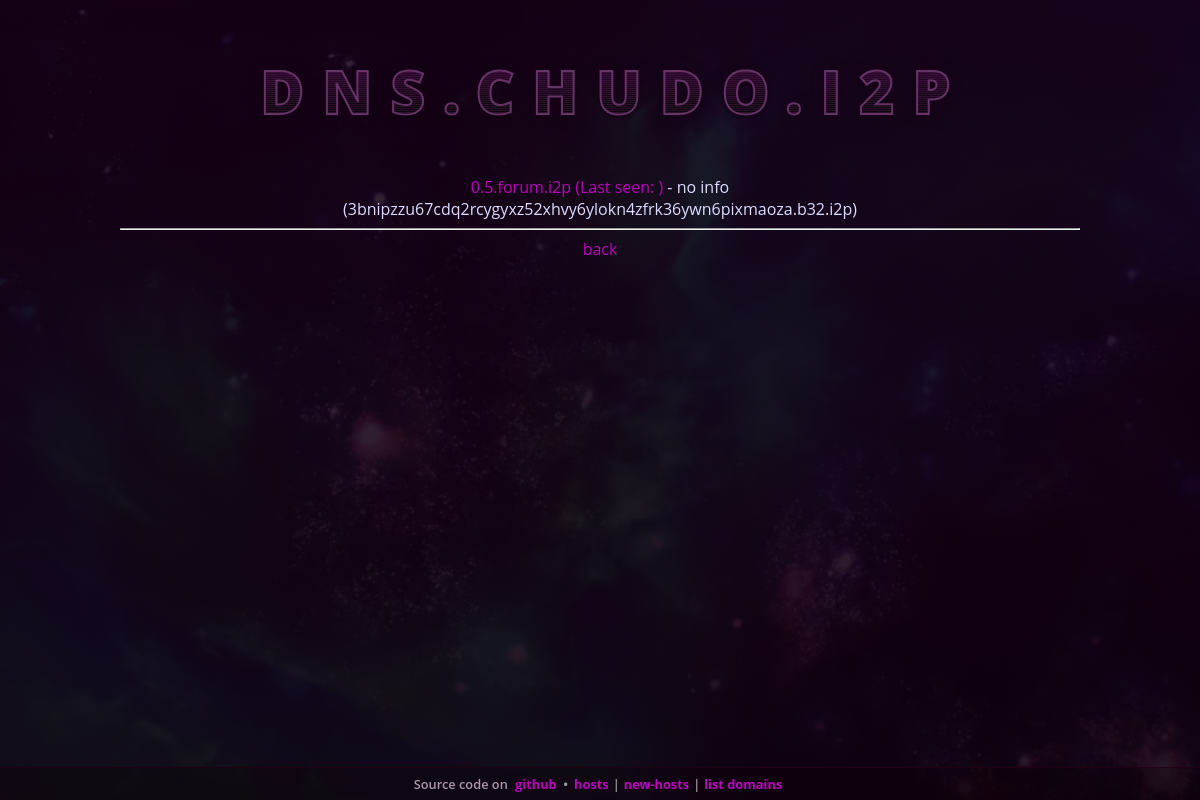
The app's page /request.php?d=0.5.forum.i2p with its own data.
### tables this page shows
CREATE TABLE `domains` (
  `host` varchar(255) DEFAULT NULL,
  `description` text DEFAULT NULL,
  `b64` text DEFAULT NULL
);

### classes/addressbook_class_mysql.php (called while the page is built, shortened)
<?php
	require_once("base64_class.php");
	class addressbook_service{
		protected function escapeString($t,$is_sqlite=false){
			return $this->db->real_escape_string($t);
		}
		public function __construct(){
			$this->db = new mysqli(DB_HOST, DB_USER, DB_PASS, DB_DB);
		}
		protected function createTablesIfNotExists(){
			$this->db->query('CREATE TABLE IF NOT EXISTS domains (host varchar(255), description TEXT, b64 TEXT);');
			$this->db->query('CREATE TABLE IF NOT EXISTS tmp_files (host varchar(255), namefile varchar(255));');
		}
		public function getDomain($domain){
			$domain = $this->escapeString($domain);
			$results = $this->db->query("SELECT * FROM domains where host LIKE '%$domain%'");
			$ret=array();
			while ($row = $results->fetch_array()) {
			    $ret[] = $row;
			}
			return $ret;
		}
	};
?>

### classes/base64_class.php (called while the page is built, shortened)
<?php
class b32_b64 {
  private $b64Trans = array("-" => "+", "~" => "/");
  private $b32alphabet = 'abcdefghijklmnopqrstuvwxyz234567';
  private function b32encode(string $data): string
  {
    $data = str_split($data);
    $binary = implode("", array_map(function ($character) {
      return sprintf("%08b", ord($character));
    }, $data));
    $binary = str_split($binary, 5);
    $last = array_pop($binary);
    if (null !== $last) {
      $binary[] = str_pad($last, 5, "0", STR_PAD_RIGHT);
    }
    $encoded = implode("", array_map(function ($fivebits) {
      $index = bindec($fivebits);
      return $this->b32alphabet[$index];
    }, $binary));
    return $encoded;
  }
  public function b32from64(string $data): string
  {
    $bytes = base64_decode(strtr($data, $this->b64Trans));
    return $this->b32encode(hash('sha256', $bytes, true));
  }
}

### request.php (the view, shortened to what this page needs)
<?php include('templates/header.php');?>
<?php
function request(){
		require_once("classes/base64_class.php");
		require_once('classes/addressbook_class_mysql.php');
		$test = new addressbook_service();
		if ( isset($_GET['d']) ){
			echo "<div id='domains'>";
			$domains=$test->getDomain($_GET['d']);
			foreach( $domains as $value){
				$host=$value['host'];
				$b64=$value['b64'];
				$desc=$value['description'];
				$b32 = (new b32_b64())->b32from64($b64) . ".b32.i2p";
				$last_online="";
				if( !strlen($desc) ) $desc = "no info";
				echo "<a href='http://$host/?i2paddresshelper=$b64'>$host (Last seen: $last_online)</a> - $desc  <br/>($b32)<hr/>";
			}
			echo "<a href=index.php>back</a>";
			echo "</div>";
			return true;
		}
}
request();
?>
<?php include('templates/footer.php');?>

### css/css.css (style rules this page uses)
html, body { min-height: 100%; }
html { color: #ddf; background: linear-gradient(to bottom, rgba(24,0,24,.85), rgba(16,0,16,.9)), url(chudo.webp) center center no-repeat; background-size: 100% 100%, cover; }
body { margin: 5% 10% 48px; font-size: 12pt; font-family: Open Sans, Ubuntu Sans, Segoe UI, sans-serif; }
a:link, a:visited { color:#b0b; text-decoration: none; }
#domains { text-align:center; }

### records on screen
domains: host "0.5.forum.i2p", description "no info", b64 "3bnipzzu67cdq2rcygyxz52xhvy6ylokn4zfrk36ywn6pixmaoza.b32.i2p"

### other values on screen
BRANDNAME "DNS.CHUDO.I2P"
